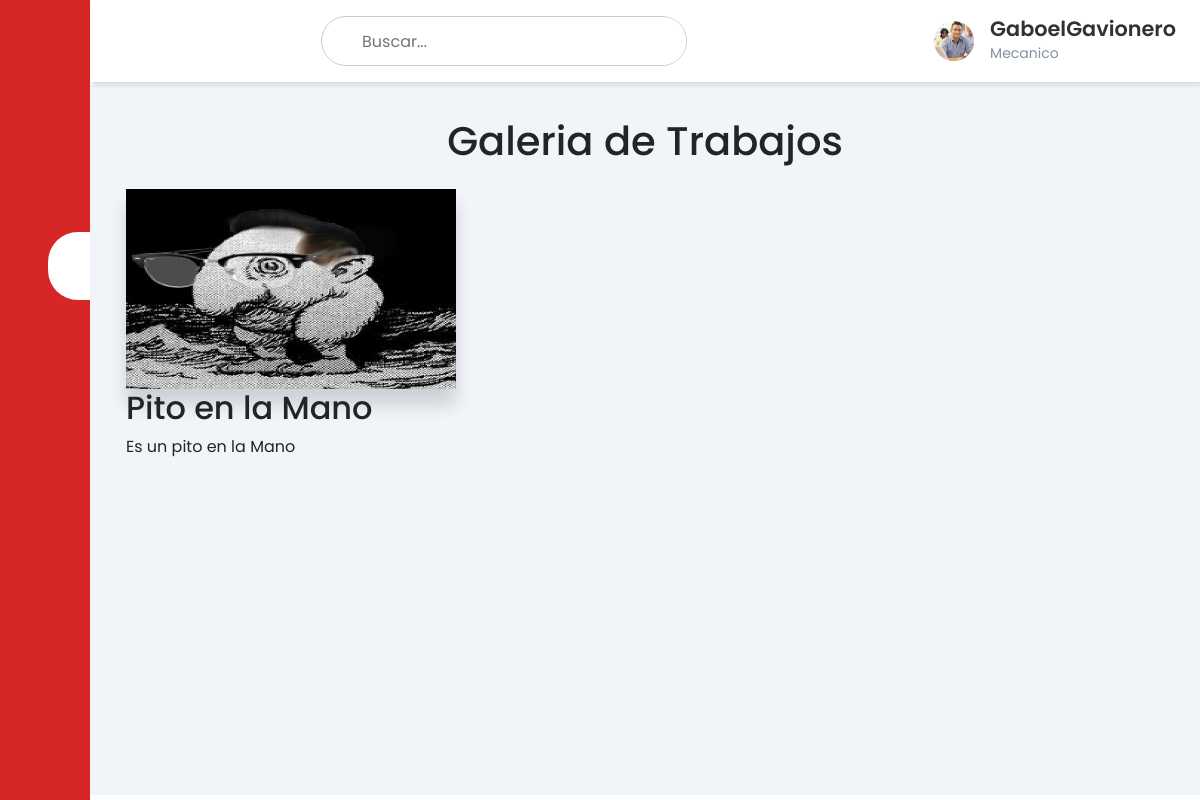
The app's page /adGaleria/GaboelGavionero/ with its own data.
### miMakween/models.py (models this page shows, shortened)
class Usuario(models.Model):
    user = models.OneToOneField(User, null=True, blank=True, related_name='userprofile', on_delete=models.CASCADE)
    foto = models.ImageField(upload_to='foto', null=True, blank=True, default='foto/adult-school.png')
    is_mecanico = models.BooleanField(default=False)
    USERNAME_FIELD = 'user'
    class Meta:
        verbose_name_plural = 'Usuarios'

class Trabajos(models.Model):
    idTrabajo= models.AutoField(primary_key=True)
    titulo= models.CharField(max_length=45)
    descripcion= models.TextField()
    foto=models.ImageField(upload_to='foto',null=True,default='foto/CarExample.png')
    publicar=models.BooleanField(default=False)
    comentario=models.TextField(default='--')
    mecanico= models.ForeignKey(Usuario,on_delete=models.CASCADE,null=True)
    categoria= models.ForeignKey(Categoria,related_name='categorias',on_delete=models.CASCADE)
    class Meta:
        verbose_name = 'Trabajo'
        verbose_name_plural = 'Trabajos'

### miMakween/views.py (the view)
# urls.py: path('adGaleria/<id>/',adminGaleria,name='ADGALE'),
def adminGaleria(request,id):
    u=User.objects.get(username=id)
    usuario=Usuario.objects.get(user=u);
    t=Trabajos.objects.filter(mecanico=usuario)
    userid= User.objects.get(username=id)
    meccount= Usuario.objects.filter(is_mecanico=True).count()
    usercount= Usuario.objects.all().count()
    tcount= Trabajos.objects.all().count()
    contexto={'usuario':usuario,'userid':userid,'t':t,'meccount':meccount,'tcount':tcount,'usercount':usercount}
    return render(request, "AdminGaleria.html",contexto)

### miMakween/templates/AdminGaleria.html (shortened to what this page needs)
{% load static %}
<!DOCTYPE html>
<html lang="en">
<head>
    <link rel="stylesheet" href="{% static 'css/AdminGal-Lightbox.css' %}">
    <link rel="stylesheet" href="https://cdn.datatables.net/1.13.4/css/jquery.dataTables.min.css">
    <link rel="stylesheet"href="https://maxst.icons8.com/vue-static/landings/line-awesome/line-awesome/1.3.0/css/line-awesome.min.css">
    <link rel="stylesheet" href="{% static 'css/bootstrap.min.css' %}" />
    <link rel="stylesheet" href="{% static 'css/AdminGal.css' %}">
    <link rel="stylesheet" href="{% static 'css/galeria.css' %}">
</head>
<body>
    <div class="sidebar">
        <div class="sidebar-brand">
            <h2> <span>Makween</span></h2>
        </div>
        <div class="sidebar-menu">
            <ul>
                <li>
                    <a href="{% url 'ADMAIN' usuario.user.username %}"><span class="las la-igloo"></span>
                        <span>Inicio</span></a>
                </li>
                <li>
                    <a href="{% url 'ADTRA' usuario.user.username %}"><span class="las la-clipboard-list"></span>
                        <span>Trabajos</span></a>
                </li>
                <li>
                    <a href="{% url 'ADGALE' usuario.user.username %}" class="active"><span class="las la-images"></span>
                        <span>Galeria</span></a>
                </li>
            </ul>
        </div>
    </div>
    <div class="main-content">
        <header>
            <div class="search-wrapper">
                <input type="search" placeholder="Buscar..." />
            </div>
            <div class="user-wrapper">
                <div class="notification">
                </div>
                <img src="{{ usuario.foto.url }}" width="40px" height="40px" alt="">
                <div>
                    <h4>{{usuario.user.username }}</h4>
                    <small>Mecanico</small>
                </div>
            </div>
        </header>
        <main>
            <h1 class="text-center mb-4">Galeria de Trabajos</h1>
            <section class="image-grid">
                <div class="container-xxl">
                    <div class="row gy-4">
                             {% for item in t %}
                            <div class="col-12 col-sm-6 col-md-4">
                                <figure>
                                    <a class="d-block" href="{% url 'DETA' item.idTrabajo %}">
                                        <img width="1920"
                                             height="1280"
                                             src="{{ item.foto.url }}"
                                             class="img-fluid"
                                             alt=""
                                             data-caption="Trabajo {{ item.idTrabajo }}">
                                    </a>
                                    <figcaption>
                                        <h2>{{ item.titulo }}</h2>
                                        <p>{{ item.descripcion }}</p>
                                    </figcaption>
                                </figure>
                            </div>
                        {% endfor %}
                    </div>
                </div>
            </section>
    </div>
</body>
</html>

### miMakween/static/css/AdminGal-Lightbox.css (style rules this page uses)
:root { --lightbox: #242424; }
body { margin: 24px 0 48px; font: 20px / 28px "Marck Script", cursive; }
.image-grid figure { margin-bottom: 0; }
.image-grid img { box-shadow: 0 1rem 1rem rgba(0, 0, 0, 0.15); transition: box-shadow 0.2s; }

### miMakween/static/css/AdminGal.css (style rules this page uses)
:root { --main-color: #d62626; --color-dark: #1d2231; --texto-grey: #8390A2; }
* { padding: 0; margin: 0; box-sizing: border-box; list-style-type: none; text-decoration: none; font-family: 'Poppins', sans-serif; }
.sidebar { width: 345px; position: fixed; left: 0; top: 0; height: 100%; background: var(--main-color); z-index: 100; transition: width 300ms; }
.sidebar-brand { height: 90px; padding: 1rem 0rem 1rem 2rem; color: #fff; }
.sidebar-menu { margin-top: 1rem; }
.sidebar-menu li { width: 100%; margin-bottom: 1.7rem; padding-left: 1rem; }
.sidebar-menu a { padding-left: 1rem; display: block; color: #fff; font-size: 1.1rem; text-decoration: none; }
.sidebar-menu a.active { background: #fff; padding-top: 1rem; padding-bottom: 1rem; color: var(--main-color); border-radius: 30px 0px 0px 30px; }
.sidebar-menu a span:first-child { font-size: 1.5rem; padding-right: 1rem; }
.main-content { transition: margin-left 300ms; margin-left: 345px; }
.main-content header .user-wrapper h4 { color: rgb(50, 50, 50); margin: 0; font-size: 1.3rem; font-weight: 600; text-decoration: none; }
header { background: #fff; display: flex; justify-content: space-between; padding: 1rem 1.5rem; box-shadow: 2px 2px 5px rgba(0, 0, 0, 0.2); position: fixed; left: 345px; width: calc(100% - 345px); top: 0; z-index: 100; transition: left 300ms; }
.search-wrapper { border: 1px solid #ccc; border-radius: 30px; height: 50px; display: flex; align-items: center; overflow-x: hidden; }
.search-wrapper input { height: 100%; padding: .5rem; border: none; outline: none; }
.user-wrapper { display: flex; align-items: center; }
.user-wrapper img { border-radius: 50%; margin-right: 1rem; }
.user-wrapper small { display: inline-block; color: var(--texto-grey); }
.notification { font-size: 1.5rem; display: flex; align-items: left; justify-content: center; padding: 1rem; margin-right: .5rem; }
main { margin-top: 85px; padding: 2rem 1.5rem; background: #f1f5f9; min-height: calc(100vh - 90px); }
@media only screen and (max-width: 1200px) { .sidebar { width: 90px; } }
@media only screen and (max-width: 1200px) { .sidebar .sidebar-brand, .sidebar li { padding-left: 1rem; text-align: center; } }
@media only screen and (max-width: 1200px) { .sidebar li a { padding-left: 0rem; } }
@media only screen and (max-width: 1200px) { .main-content { margin-left: 90px; } }
@media only screen and (max-width: 1200px) { .main-content header { width: calc(100% - 90px); left: 90px; } }

### miMakween/static/css/galeria.css (style rules this page uses)
.img-fluid { height: 200px !important; }

### records on screen
Usuario: foto (picture), user.username "GaboelGavionero"
Trabajos: foto (picture), titulo "Pito en la Mano", descripcion "Es un pito en la Mano"
